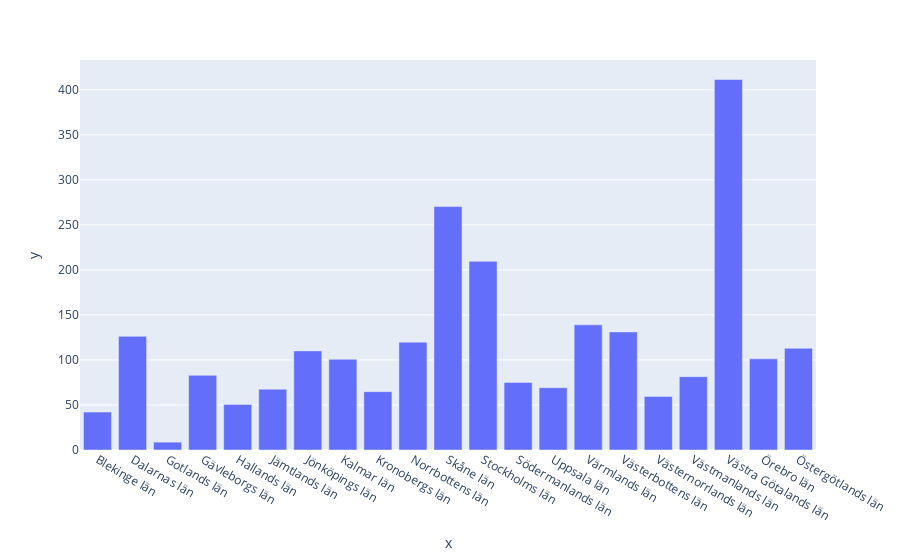

Notebook cell for this chart:
### Markdown cell above
### minst dos 2

### Code cell
import plotly_express as px
import matplotlib.pyplot as plt

minst_dos2 = vaccinerade_kommun_och_ålder.groupby('Län_namn')['Andel minst 2 doser'].sum() 

fig = px.bar(x=minst_dos2.index, y=minst_dos2)
fig.show()

### Figure 1 — Plotly figure (JSON) as saved in the notebook; plotly's stock layout.template omitted (floating-point values rounded to 4 significant figures)
{"data": [{"alignmentgroup": "True", "hovertemplate": "x=%{x}<br>y=%{y}<extra></extra>", "legendgroup": "", "marker": {"color": "#636efa", "pattern": {"shape": ""}}, "name": "", "offsetgroup": "", "orientation": "v", "showlegend": false, "textposition": "auto", "type": "bar", "x": ["Blekinge län", "Dalarnas län", "Gotlands län", "Gävleborgs län", "Hallands län", "Jämtlands län", "Jönköpings län", "Kalmar län", "Kronobergs län", "Norrbottens län", "Skåne län", "Stockholms län", "Södermanlands län", "Uppsala län", "Värmlands län", "Västerbottens län", "Västernorrlands län", "Västmanlands län", "Västra Götalands län", "Örebro län", "Östergötlands län"], "xaxis": "x", "y": [42.1, 126.2, 8.734, 82.89, 50.65, 67.52, 110.1, 100.7, 64.82, 119.8, 270.3, 209.5, 75.01, 69.17, 139.0, 131.1, 59.52, 81.41, 411.4, 101.2, 112.9], "yaxis": "y"}], "layout": {"barmode": "relative", "legend": {"tracegroupgap": 0}, "margin": {"t": 60}, "xaxis": {"anchor": "y", "domain": [0, 1], "title": {"text": "x"}}, "yaxis": {"anchor": "x", "domain": [0, 1], "title": {"text": "y"}}}}
